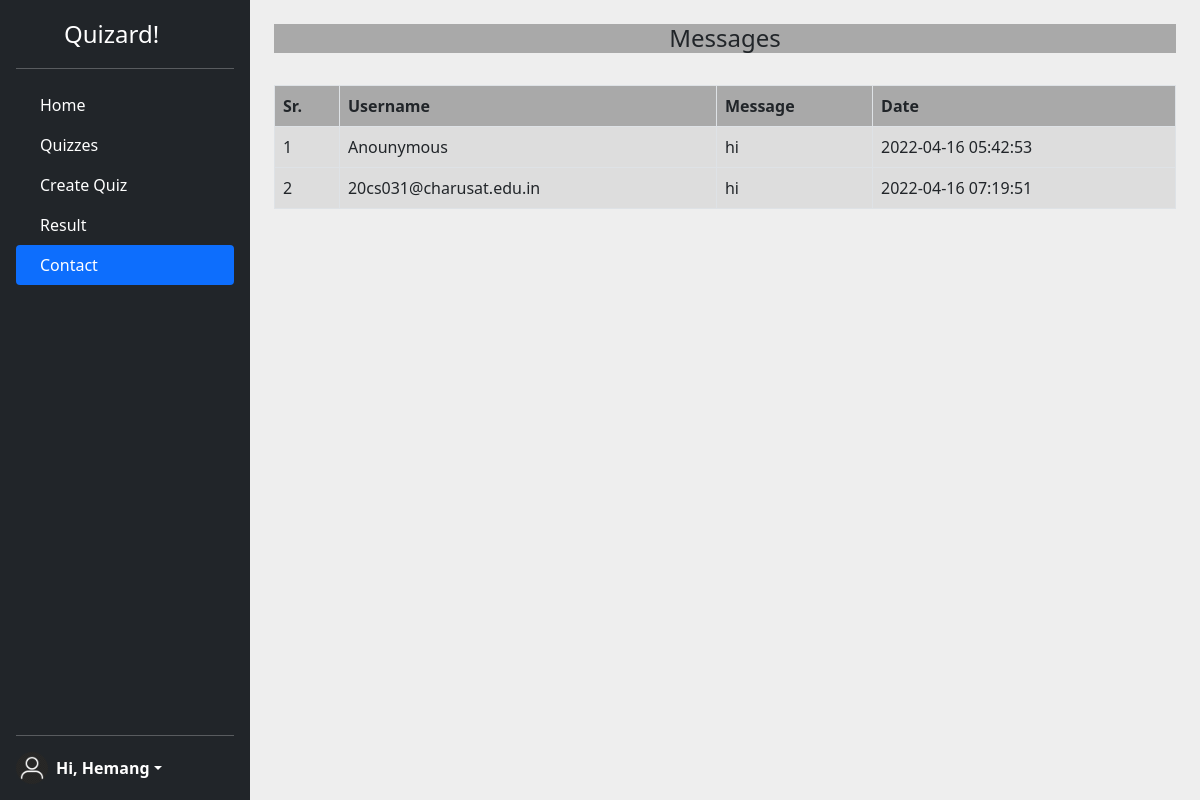
Screenshot of /t_contact.php (signed in) with the database file from the repository.
### tables this page shows
CREATE TABLE `contact` (
  `c_id` int(11) NOT NULL,
  `user_name` varchar(100) NOT NULL,
  `c_msg` varchar(1000) NOT NULL,
  `c_date` timestamp NOT NULL DEFAULT CURRENT_TIMESTAMP
);

### t_contact.php (the view, shortened to what this page needs)
<?php
include 'config.php';
$result = $con->query("select * from contact;");
?>
<!DOCTYPE html>
<html lang="en">
<head>
	<link href="https://cdn.jsdelivr.net/npm/bootstrap@5.1.3/dist/css/bootstrap.min.css" rel="stylesheet">
	<link rel="stylesheet" href="css/student.css">
</head>
<body>
	<div class="page">
		<div class="d-flex flex-column vh-100 flex-shrink-0 p-3 text-white bg-dark" style="width: 250px;"> <a href="/" class="d-flex align-items-center mb-3 mb-md-0 me-md-auto text-white text-decoration-none"> <svg class="bi me-2" width="40" height="32"> </svg> <span class="fs-4">Quizard!</span> </a>
			<hr>
			<ul class="nav nav-pills flex-column mb-auto">
                <li class="nav-item"> <a href="teacher.php" class="nav-link text-white" aria-current="page"> <span class="ms-2">Home</span> </a> </li>
				<li> <a href="t_quiz.php" class="nav-link text-white"> <span class="ms-2">Quizzes</span> </a> </li>
				<li> <a href="t_create_quiz.php" class="nav-link text-white"> <span class="ms-2">Create Quiz</span> </a> </li>
				<li> <a href="t_result.php" class="nav-link text-white"> <span class="ms-2">Result</span> </a> </li>
				<li> <a href="t_contact.php" class="nav-link active"> <span class="ms-2">Contact</span> </a> </li>
			</ul>
			<hr>
			<div class="dropdown"> <a href="#" class="d-flex align-items-center text-white text-decoration-none dropdown-toggle" id="dropdownUser1" data-bs-toggle="dropdown" aria-expanded="false"> <img src="imgs/user1.png" alt="" width="32" height="32" class="rounded-circle me-2"> <strong> <?php echo "Hi, " . $_SESSION['login_teacher'] ?></strong> </a>
			</div>
		</div>
		<div class="container">
			<div class="content container-lg">
				<br>
				<h4 style="background-color:#a9a9a9">Messages</h4>
				<br>
				<table class="table table-bordered">
					<tr>
						<th style="background-color:#a9a9a9">Sr.</th>
						<th style="background-color:#a9a9a9">Username</th>
						<th style="background-color:#a9a9a9">Message</th>
						<th style="background-color:#a9a9a9">Date</th>
					</tr>
					<?php
					$i = 1;
					while ($row = $result->fetch_assoc()) {
					?>
						<tr>
							<td style="background-color:#dddddd"><?= $i; ?></td>
							<td style="background-color:#dddddd"><?= $row['user_name']; ?></td>
							<td style="background-color:#dddddd"><?= $row['c_msg']; ?></td>
							<td style="background-color:#dddddd"><?= $row['c_date']; ?></td>
						</tr>
					<?php
						$i++;
					}
					?>
				</table>
			</div>
		</div>
	</div>
</body>
</html>

### css/student.css (style rules this page uses)
body { background-color: #eee }

### t_contact.php (style rules this page uses)
.content { display: flex; flex-direction: column; }
.page { display: flex; }
h4 { text-align: center; }

### rows the page displays
contact: user_name "Anounymous", c_msg "hi", c_date "2022-04-16 05:42:53"
contact: user_name "20cs031@charusat.edu.in", c_msg "hi", c_date "2022-04-16 07:19:51"

### other values shown
$_SESSION['login_teacher'] "Hemang"
